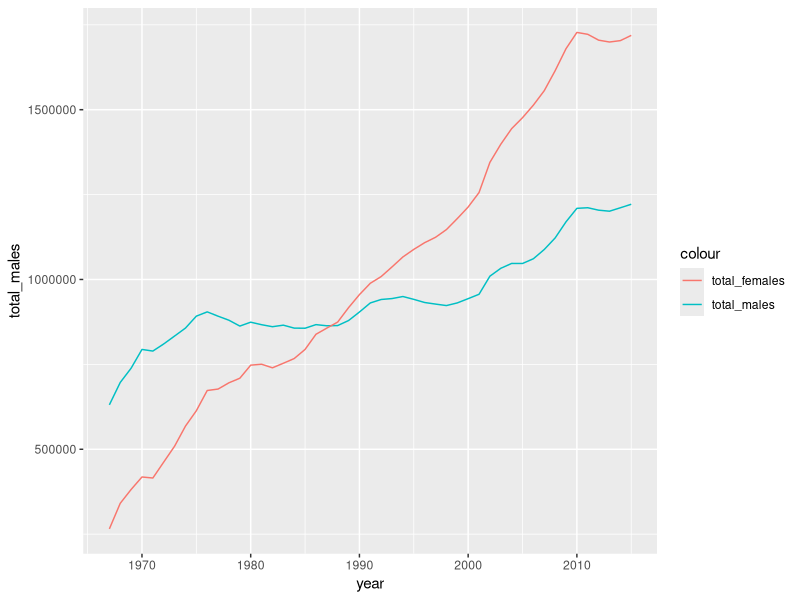

Write the R code that produced this figure.
## ---- chunk 1
knitr::opts_chunk$set(echo = TRUE)
## ---- chunk 2
#Load packages

library(tidyverse)

#Load data

enroll <- read_csv("grad enrollment edited.csv")

## ---- chunk 3
#Visualize the trends in the raw data

enroll_graph <- ggplot(enroll, aes(x = year)) +
  geom_line(aes(y = total_males, color = "total_males")) +
  geom_line(aes(y = total_females, color = "total_females"))
  
enroll_graph  
  
  
  
